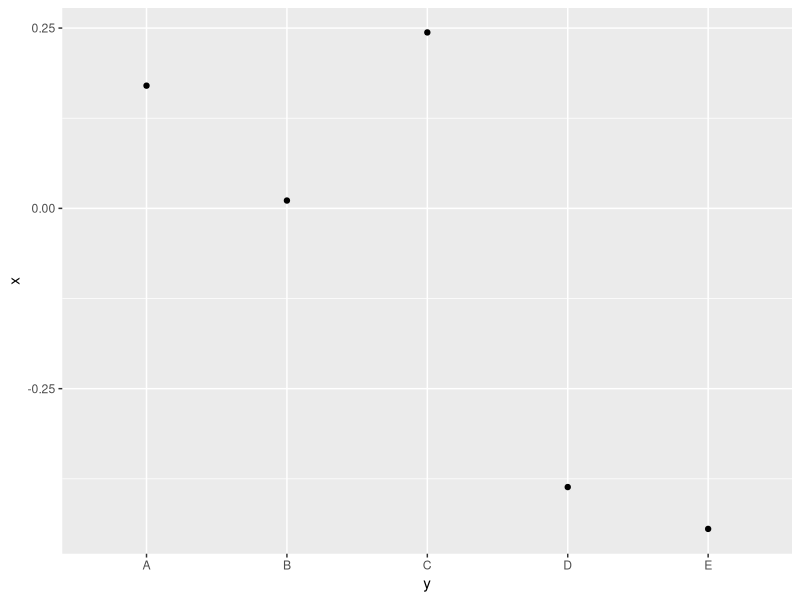

The R source for this figure:
# Create data
df <- data.frame(x=rnorm(n=50), y= rep(LETTERS[1:5], each=10))

#aggregate
foo <- aggregate(x~y, FUN=mean, data=df)
str(foo)

library(ggplot2)
ggplot(foo, aes(y,x))+geom_point()
